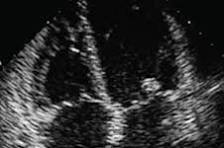
#> input picture heart.jpeg, 224 x 148 px
$ python bitlevelslicing.py
#> lines starting #> are read from the running program, lines starting #| are printed output that depends on the picture; after the words box and inside, x2 and y2 are one past the last pixel; in counts of white or black regions, pixels touching at a corner belong together
import cv2
import numpy as np
import matplotlib.pyplot as plt

def bit_plane_slicing(img, plane):

  # Create a mask for the desired bit plane
  mask = np.uint8(1 << plane)

  # Extract the bit plane using bitwise AND
  bit_plane = np.bitwise_and(img, mask)

  # Normalize the bit plane for visualization
  bit_plane = bit_plane * 255

  return bit_plane

# Load the image
img = cv2.imread('heart.jpeg', 0)  # Load as grayscale
#> img: shape (148, 224); min 0, max 255, mean 46.1

# Extract bit planes
for i in range(8):
  bit_plane = bit_plane_slicing(img, i)
  #cv2.imshow(f"Bit Plane {i}", bit_plane)
  if i==7:
      a,b=bit_plane.shape
      bsimage=bit_plane
  plt.subplot(3,3,i+1)
  plt.imshow(bit_plane)
  plt.title('For bit level'+str(i))
#> this loop made 8 passes
#> pass 1, in bit_plane_slicing, `bit_plane = np.bitwise_and(img, mask)`:
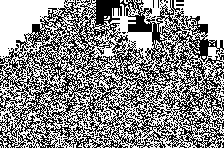
#> bit_plane: shape (148, 224); values 0 (black) and 1 (white), 54.3% white; black in thin lines or dots
#> pass 2, in bit_plane_slicing (call 2), `bit_plane = np.bitwise_and(img, mask)`:
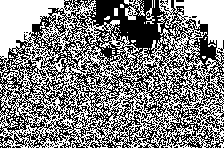
#> bit_plane: shape (148, 224); values 0 (black) and 2 (white), 51.6% white; black in thin lines or dots

print(a,b)
#| 148 224
print(img.shape)
#| (148, 224)
cv2.imwrite('heartbls.jpeg',bsimage)
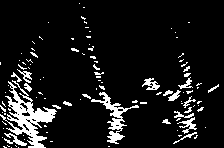
#> saved as heartbls.jpeg: shape (148, 224); values 0 (black) and 128 (white), 9.8% white; 108 white regions (84 under 20 px), largest, box (x1, y1, x2, y2) and area: (0, 80, 57, 148) 1241, (91, 92, 139, 144) 548, (177, 117, 197, 134) 119

plt.waitforbuttonpress()
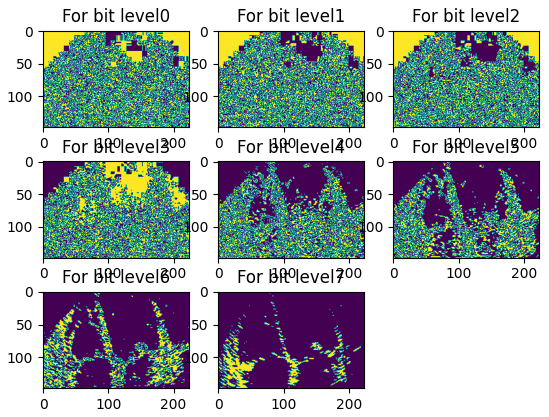
#> figure drawn by matplotlib, 8 panels

$ run again, with ashik.jpg copied over heart.jpeg
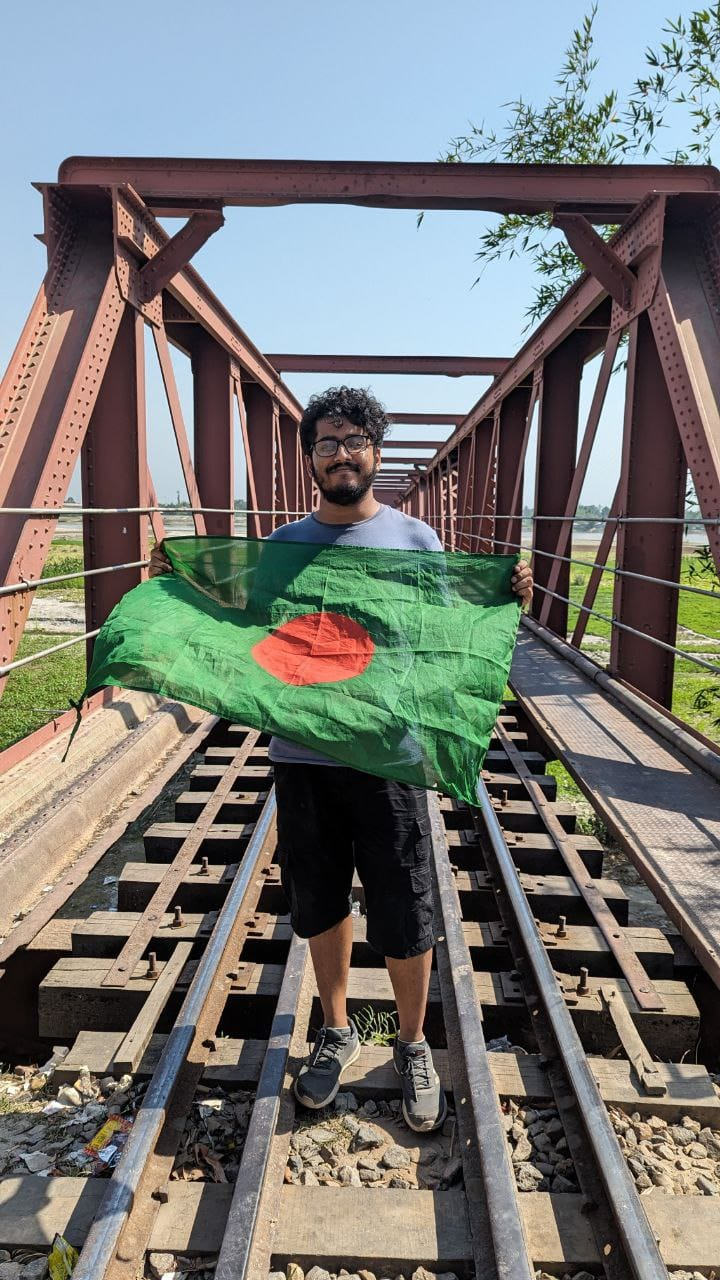
#> input picture ashik.jpg, 720 x 1280 px
#> the loop `for i in range(8):` made 8 passes
#> pass 1, in bit_plane_slicing, `bit_plane = np.bitwise_and(img, mask)`:
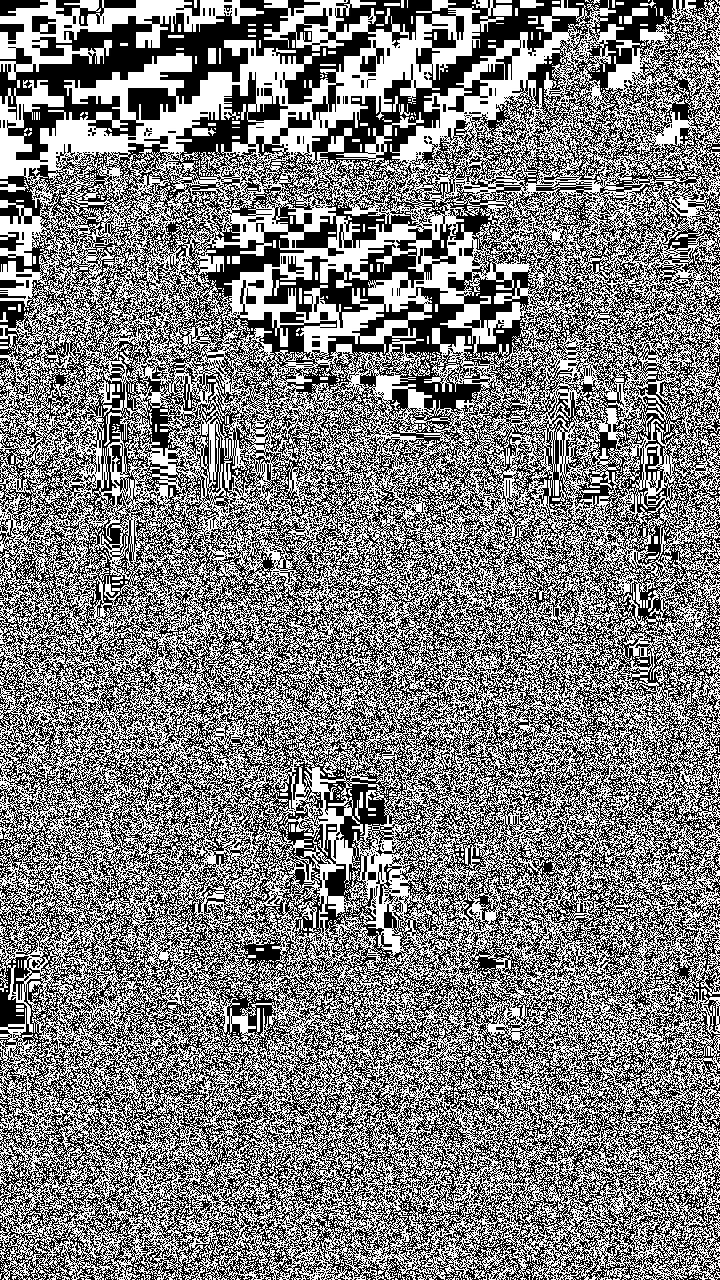
#> bit_plane: shape (1280, 720); values 0 (black) and 1 (white), 49.8% white in thin lines or dots
#| 1280 720
#| (1280, 720)
#> `cv2.imwrite('heartbls.jpeg',bsimage)`:
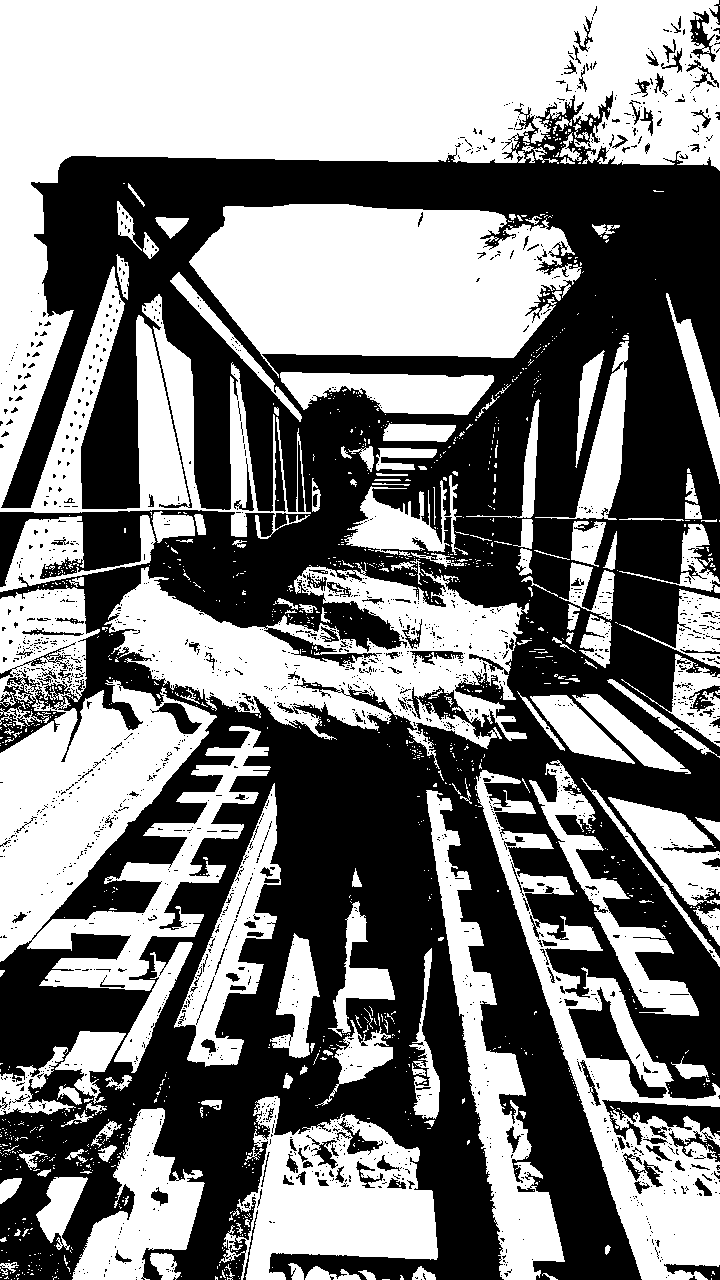
#> saved as heartbls.jpeg: shape (1280, 720); values 0 (black) and 128 (white), 49.4% white; 1300 white regions (1135 under 20 px), largest, box (x1, y1, x2, y2) and area: (0, 0, 720, 539) 143776, (0, 585, 271, 991) 49801, (189, 204, 582, 378) 47626

$ run again, with ashikbls.jpg copied over heart.jpeg
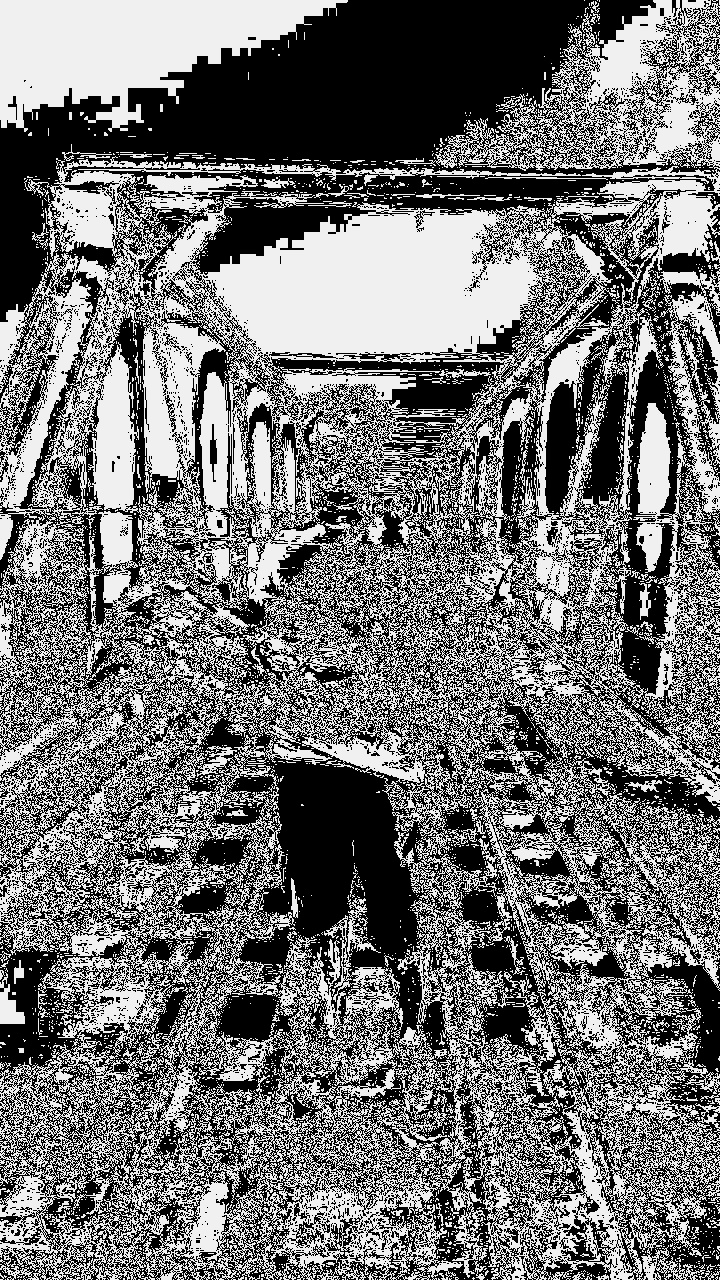
#> input picture ashikbls.jpg, 720 x 1280 px
#> img is the input picture: shape (1280, 720); min 0, max 249, mean 115.1
#> the loop `for i in range(8):` made 8 passes
#> pass 1, in bit_plane_slicing, `bit_plane = np.bitwise_and(img, mask)`:
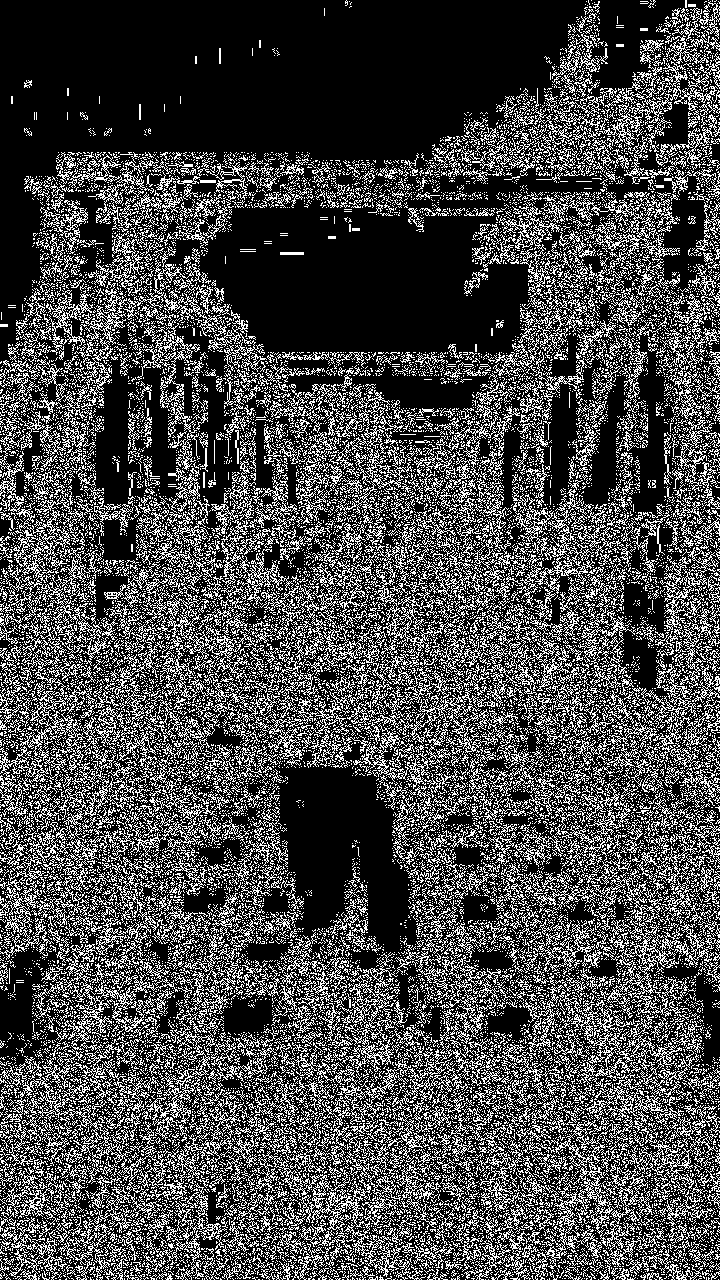
#> bit_plane: shape (1280, 720); values 0 (black) and 1 (white), 28.5% white in thin lines or dots
#> pass 2, in bit_plane_slicing (call 2), `bit_plane = np.bitwise_and(img, mask)`:
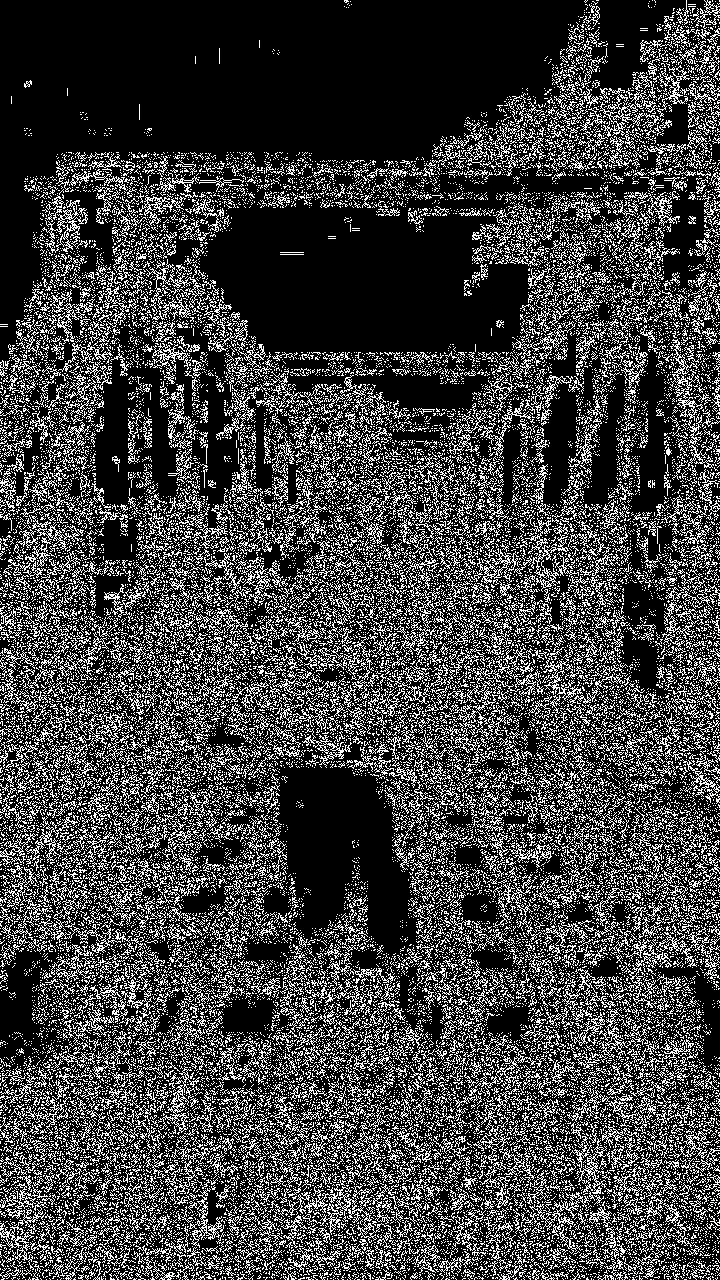
#> bit_plane: shape (1280, 720); values 0 (black) and 2 (white), 25.2% white in thin lines or dots
#| 1280 720
#| (1280, 720)
